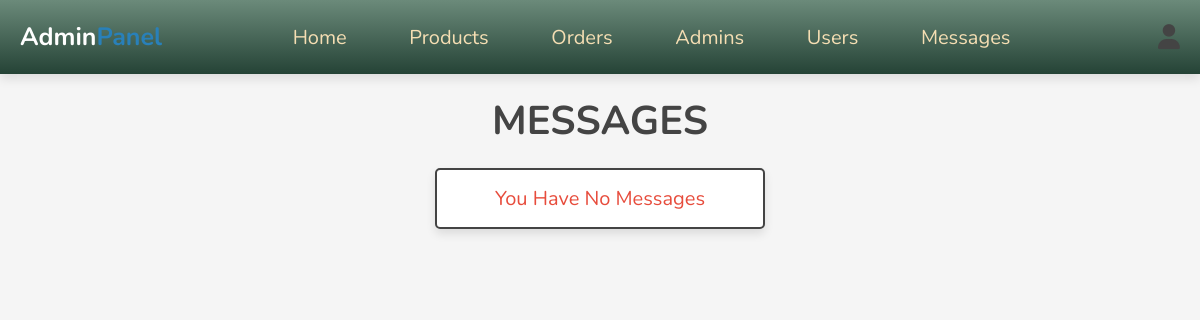
/admin/messages.php (signed in), run on an earlier commit of the app's database.
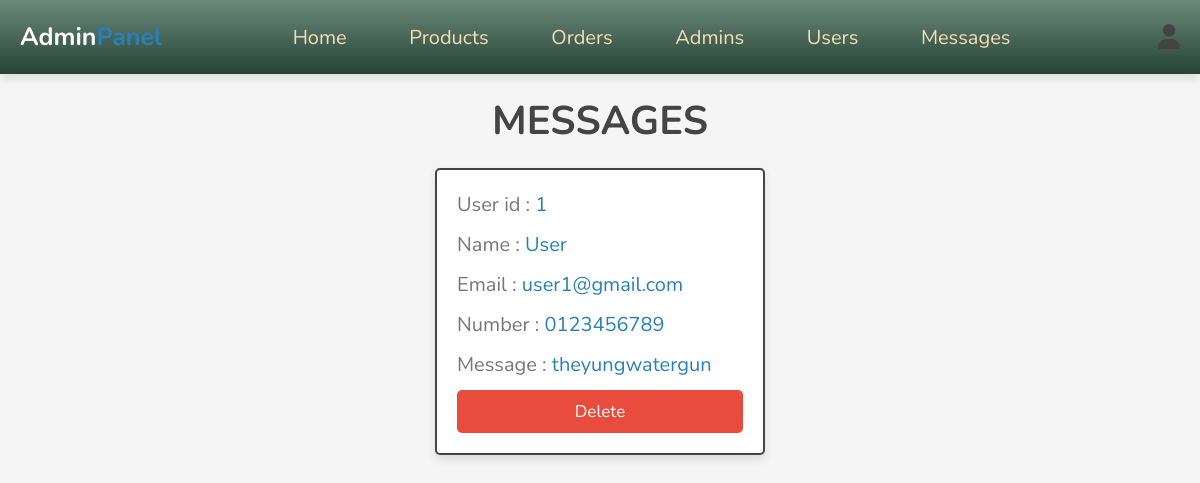
And on a later commit of the database.
### tables this page shows
CREATE TABLE `messages` (
  `id` int(100) NOT NULL,
  `user_id` int(100) NOT NULL,
  `name` varchar(100) NOT NULL,
  `email` varchar(100) NOT NULL,
  `number` varchar(12) NOT NULL,
  `message` varchar(500) NOT NULL
);

### admin/messages.php (the view, shortened to what this page needs)
<?php
include '../components/connect.php';
?>
<!DOCTYPE html>
<html lang="en">
<head>
   <link rel="stylesheet" href="https://cdnjs.cloudflare.com/ajax/libs/font-awesome/6.1.1/css/all.min.css">
   <link rel="stylesheet" href="../css/admin_style.css">
</head>
<body>
<?php include '../components/admin_header.php'; ?>
<section class="contacts">
<h1 class="heading">Messages</h1>
<div class="box-container">
   <?php
      $select_messages = $conn->prepare("SELECT * FROM `messages`");
      $select_messages->execute();
      if($select_messages->rowCount() > 0){
         while($fetch_message = $select_messages->fetch(PDO::FETCH_ASSOC)){
   ?>
   <div class="box">
   <p> User id : <span><?= $fetch_message['user_id']; ?></span></p>
   <p> Name : <span><?= $fetch_message['name']; ?></span></p>
   <p> Email : <span><?= $fetch_message['email']; ?></span></p>
   <p> Number : <span><?= $fetch_message['number']; ?></span></p>
   <p> Message : <span><?= $fetch_message['message']; ?></span></p>
   <a href="messages.php??delete=<?= $fetch_message['id']; ?>" onclick="return confirm('Delete this message?');" class="delete-btn">Delete</a>
   </div>
   <?php
         }
      }else{
         echo '<p class="empty">You have no messages</p>';
      }
   ?>
</div>
</section>
</body>
</html>

What changed in the data, as far as the page shows it:
added messages: user "1", name "User", email "user1@gmail.com", number "0123456789", message "theyungwatergun"
Also different on the page:
text no longer shown: "You Have No Messages"
